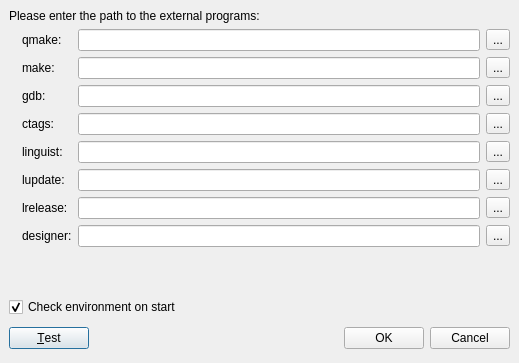
<ui version="4.0" >
 <class>ToolsControl</class>
 <widget class="QDialog" name="ToolsControl" >
  <property name="geometry" >
   <rect>
    <x>0</x>
    <y>0</y>
    <width>519</width>
    <height>363</height>
   </rect>
  </property>
  <property name="windowTitle" >
   <string>External Tools</string>
  </property>
  <layout class="QGridLayout" >
   <property name="margin" >
    <number>9</number>
   </property>
   <property name="spacing" >
    <number>6</number>
   </property>
   <item row="4" column="0" >
    <layout class="QHBoxLayout" >
     <property name="margin" >
      <number>0</number>
     </property>
     <property name="spacing" >
      <number>6</number>
     </property>
     <item>
      <widget class="QPushButton" name="test" >
       <property name="text" >
        <string>&amp;Test</string>
       </property>
      </widget>
     </item>
     <item>
      <spacer>
       <property name="orientation" >
        <enum>Qt::Horizontal</enum>
       </property>
       <property name="sizeHint" >
        <size>
         <width>131</width>
         <height>31</height>
        </size>
       </property>
      </spacer>
     </item>
     <item>
      <widget class="QPushButton" name="okButton" >
       <property name="text" >
        <string>OK</string>
       </property>
      </widget>
     </item>
     <item>
      <widget class="QPushButton" name="cancelButton" >
       <property name="text" >
        <string>Cancel</string>
       </property>
      </widget>
     </item>
    </layout>
   </item>
   <item row="2" column="0" >
    <spacer>
     <property name="orientation" >
      <enum>Qt::Vertical</enum>
     </property>
     <property name="sizeHint" >
      <size>
       <width>349</width>
       <height>21</height>
      </size>
     </property>
    </spacer>
   </item>
   <item row="1" column="0" >
    <layout class="QGridLayout" >
     <property name="margin" >
      <number>0</number>
     </property>
     <property name="spacing" >
      <number>6</number>
     </property>
     <item row="1" column="2" >
      <widget class="QLineEdit" name="make" >
       <property name="readOnly" >
        <bool>false</bool>
       </property>
      </widget>
     </item>
     <item row="0" column="0" >
      <widget class="QLabel" name="qmakeIcon" >
       <property name="text" >
        <string/>
       </property>
       <property name="pixmap" >
        <pixmap resource="../resources/resources.qrc" >:/divers/images/good.png</pixmap>
       </property>
      </widget>
     </item>
     <item row="7" column="3" >
      <widget class="QToolButton" name="designerLocation" >
       <property name="text" >
        <string>...</string>
       </property>
      </widget>
     </item>
     <item row="3" column="2" >
      <widget class="QLineEdit" name="ctags" >
       <property name="readOnly" >
        <bool>false</bool>
       </property>
      </widget>
     </item>
     <item row="6" column="1" >
      <widget class="QLabel" name="label_11" >
       <property name="text" >
        <string>lrelease:</string>
       </property>
      </widget>
     </item>
     <item row="0" column="2" >
      <widget class="QLineEdit" name="qmake" >
       <property name="readOnly" >
        <bool>false</bool>
       </property>
      </widget>
     </item>
     <item row="4" column="3" >
      <widget class="QToolButton" name="linguistLocation" >
       <property name="text" >
        <string>...</string>
       </property>
      </widget>
     </item>
     <item row="1" column="3" >
      <widget class="QToolButton" name="makeLocation" >
       <property name="text" >
        <string>...</string>
       </property>
      </widget>
     </item>
     <item row="6" column="2" >
      <widget class="QLineEdit" name="lrelease" >
       <property name="readOnly" >
        <bool>false</bool>
       </property>
      </widget>
     </item>
     <item row="2" column="0" >
      <widget class="QLabel" name="gdbIcon" >
       <property name="text" >
        <string/>
       </property>
       <property name="pixmap" >
        <pixmap resource="../resources/resources.qrc" >:/divers/images/good.png</pixmap>
       </property>
      </widget>
     </item>
     <item row="1" column="1" >
      <widget class="QLabel" name="label_6" >
       <property name="text" >
        <string>make:</string>
       </property>
      </widget>
     </item>
     <item row="3" column="0" >
      <widget class="QLabel" name="ctagsIcon" >
       <property name="text" >
        <string/>
       </property>
       <property name="pixmap" >
        <pixmap resource="../resources/resources.qrc" >:/divers/images/good.png</pixmap>
       </property>
      </widget>
     </item>
     <item row="6" column="3" >
      <widget class="QToolButton" name="lreleaseLocation" >
       <property name="text" >
        <string>...</string>
       </property>
      </widget>
     </item>
     <item row="2" column="2" >
      <widget class="QLineEdit" name="gdb" >
       <property name="readOnly" >
        <bool>false</bool>
       </property>
      </widget>
     </item>
     <item row="0" column="1" >
      <widget class="QLabel" name="label_5" >
       <property name="text" >
        <string>qmake:</string>
       </property>
      </widget>
     </item>
     <item row="4" column="0" >
      <widget class="QLabel" name="linguistIcon" >
       <property name="text" >
        <string/>
       </property>
       <property name="pixmap" >
        <pixmap resource="../resources/resources.qrc" >:/divers/images/good.png</pixmap>
       </property>
      </widget>
     </item>
     <item row="7" column="1" >
      <widget class="QLabel" name="label_12" >
       <property name="text" >
        <string>designer:</string>
       </property>
      </widget>
     </item>
     <item row="7" column="0" >
      <widget class="QLabel" name="designerIcon" >
       <property name="text" >
        <string/>
       </property>
       <property name="pixmap" >
        <pixmap resource="../resources/resources.qrc" >:/divers/images/good.png</pixmap>
       </property>
      </widget>
     </item>
     <item row="3" column="1" >
      <widget class="QLabel" name="label_8" >
       <property name="text" >
        <string>ctags:</string>
       </property>
      </widget>
     </item>
     <item row="0" column="3" >
      <widget class="QToolButton" name="qmakeLocation" >
       <property name="text" >
        <string>...</string>
       </property>
      </widget>
     </item>
     <item row="5" column="1" >
      <widget class="QLabel" name="label_10" >
       <property name="text" >
        <string>lupdate:</string>
       </property>
      </widget>
     </item>
     <item row="5" column="3" >
      <widget class="QToolButton" name="lupdateLocation" >
       <property name="text" >
        <string>...</string>
       </property>
      </widget>
     </item>
     <item row="2" column="1" >
      <widget class="QLabel" name="label_7" >
       <property name="text" >
        <string>gdb:</string>
       </property>
      </widget>
     </item>
     <item row="3" column="3" >
      <widget class="QToolButton" name="ctagsLocation" >
       <property name="text" >
        <string>...</string>
       </property>
      </widget>
     </item>
     <item row="4" column="2" >
      <widget class="QLineEdit" name="linguist" >
       <property name="readOnly" >
        <bool>false</bool>
       </property>
      </widget>
     </item>
     <item row="5" column="0" >
      <widget class="QLabel" name="lupdateIcon" >
       <property name="text" >
        <string/>
       </property>
       <property name="pixmap" >
        <pixmap resource="../resources/resources.qrc" >:/divers/images/good.png</pixmap>
       </property>
      </widget>
     </item>
     <item row="2" column="3" >
      <widget class="QToolButton" name="gdbLocation" >
       <property name="text" >
        <string>...</string>
       </property>
      </widget>
     </item>
     <item row="5" column="2" >
      <widget class="QLineEdit" name="lupdate" >
       <property name="readOnly" >
        <bool>false</bool>
       </property>
      </widget>
     </item>
     <item row="6" column="0" >
      <widget class="QLabel" name="lreleaseIcon" >
       <property name="text" >
        <string/>
       </property>
       <property name="pixmap" >
        <pixmap resource="../resources/resources.qrc" >:/divers/images/good.png</pixmap>
       </property>
      </widget>
     </item>
     <item row="7" column="2" >
      <widget class="QLineEdit" name="designer" >
       <property name="readOnly" >
        <bool>false</bool>
       </property>
      </widget>
     </item>
     <item row="4" column="1" >
      <widget class="QLabel" name="label_9" >
       <property name="text" >
        <string>linguist:</string>
       </property>
      </widget>
     </item>
     <item row="1" column="0" >
      <widget class="QLabel" name="makeIcon" >
       <property name="text" >
        <string/>
       </property>
       <property name="pixmap" >
        <pixmap resource="../resources/resources.qrc" >:/divers/images/good.png</pixmap>
       </property>
      </widget>
     </item>
    </layout>
   </item>
   <item row="0" column="0" >
    <widget class="QLabel" name="label" >
     <property name="text" >
      <string>Please enter the path to the external programs:</string>
     </property>
    </widget>
   </item>
   <item row="3" column="0" >
    <widget class="QCheckBox" name="checkEnvironmentOnStartup" >
     <property name="autoFillBackground" >
      <bool>false</bool>
     </property>
     <property name="text" >
      <string>Check environment on start</string>
     </property>
     <property name="checked" >
      <bool>true</bool>
     </property>
    </widget>
   </item>
  </layout>
 </widget>
 <resources>
  <include location="../resources/resources.qrc" />
 </resources>
 <connections>
  <connection>
   <sender>cancelButton</sender>
   <signal>clicked()</signal>
   <receiver>ToolsControl</receiver>
   <slot>reject()</slot>
   <hints>
    <hint type="sourcelabel" >
     <x>356</x>
     <y>219</y>
    </hint>
    <hint type="destinationlabel" >
     <x>179</x>
     <y>282</y>
    </hint>
   </hints>
  </connection>
 </connections>
</ui>
